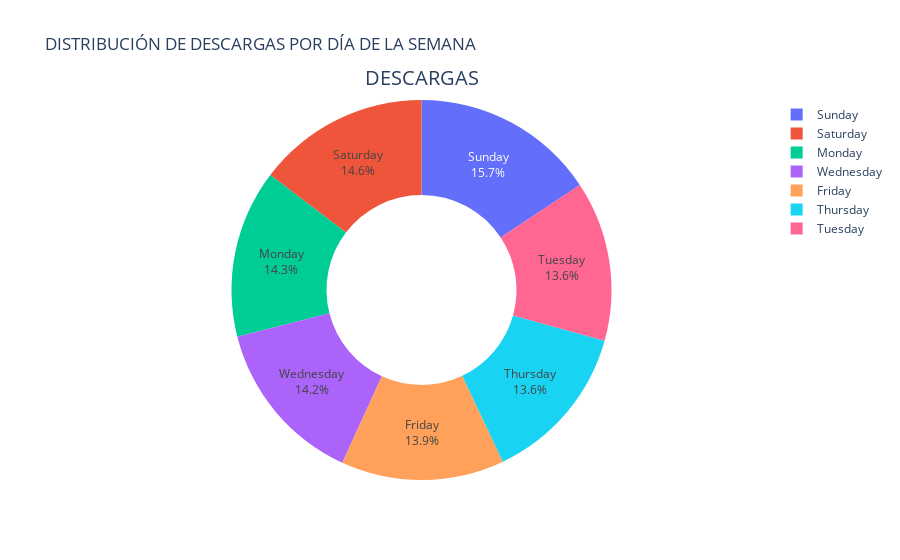

The code cell stored with this chart in its notebook:
### Markdown cell above
### En esta gráfica vemos por porcentaje los dias de la semana

### Code cell
# Convertir la columna a datetime
df['FIRST SEEN TIMESTAMP'] = pd.to_datetime(df['FIRST SEEN TIMESTAMP'])

# Extraer el día de la semana
df['DAY_OF_WEEK'] = df['FIRST SEEN TIMESTAMP'].dt.day_name()

# Contar descargas por día
download_counts = df['DAY_OF_WEEK'].value_counts()

# Ordenar los días correctamente
days_order = ["Monday", "Tuesday", "Wednesday", "Thursday", "Friday", "Saturday", "Sunday"]
download_counts = download_counts.reindex(days_order).dropna()

# Crear pie chart con Plotly
fig = go.Figure(data=[go.Pie(
    labels=download_counts.index,
    values=download_counts.values,
    hole=0.5,  # Para hacer un donut chart (0.3 es el tamaño del agujero)
    hoverinfo="label+percent",
    textinfo="label+percent"
)])

fig.update_layout(
    title="DISTRIBUCIÓN DE DESCARGAS POR DÍA DE LA SEMANA",
    annotations=[{
        "font": {"size": 20},
        "showarrow": False,
        "text": "DESCARGAS",
        "x": 0.5,
        "y": 1.1
    }]
)

fig.show()

### Figure 1 — Plotly figure (JSON) as saved in the notebook; plotly's stock layout.template omitted (floating-point values rounded to 4 significant figures)
{"data": [{"hole": 0.5, "hoverinfo": "label+percent", "labels": ["Monday", "Tuesday", "Wednesday", "Thursday", "Friday", "Saturday", "Sunday"], "textinfo": "label+percent", "type": "pie", "values": [5722, 5454, 5682, 5457, 5554, 5860, 6271]}], "layout": {"annotations": [{"font": {"size": 20}, "showarrow": false, "text": "DESCARGAS", "x": 0.5, "y": 1.1}], "title": {"text": "DISTRIBUCIÓN DE DESCARGAS POR DÍA DE LA SEMANA"}}}
